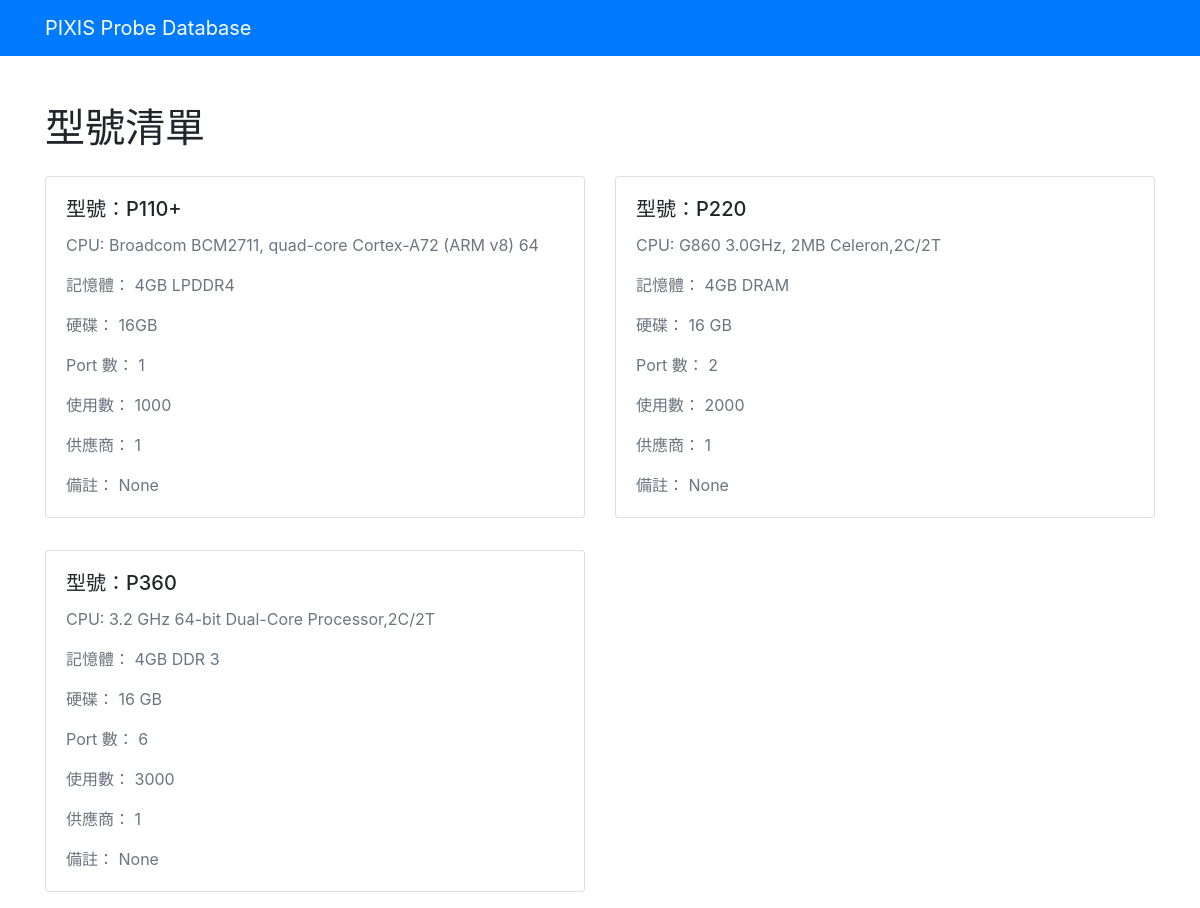
Before: /Probes/Models with the older database file.
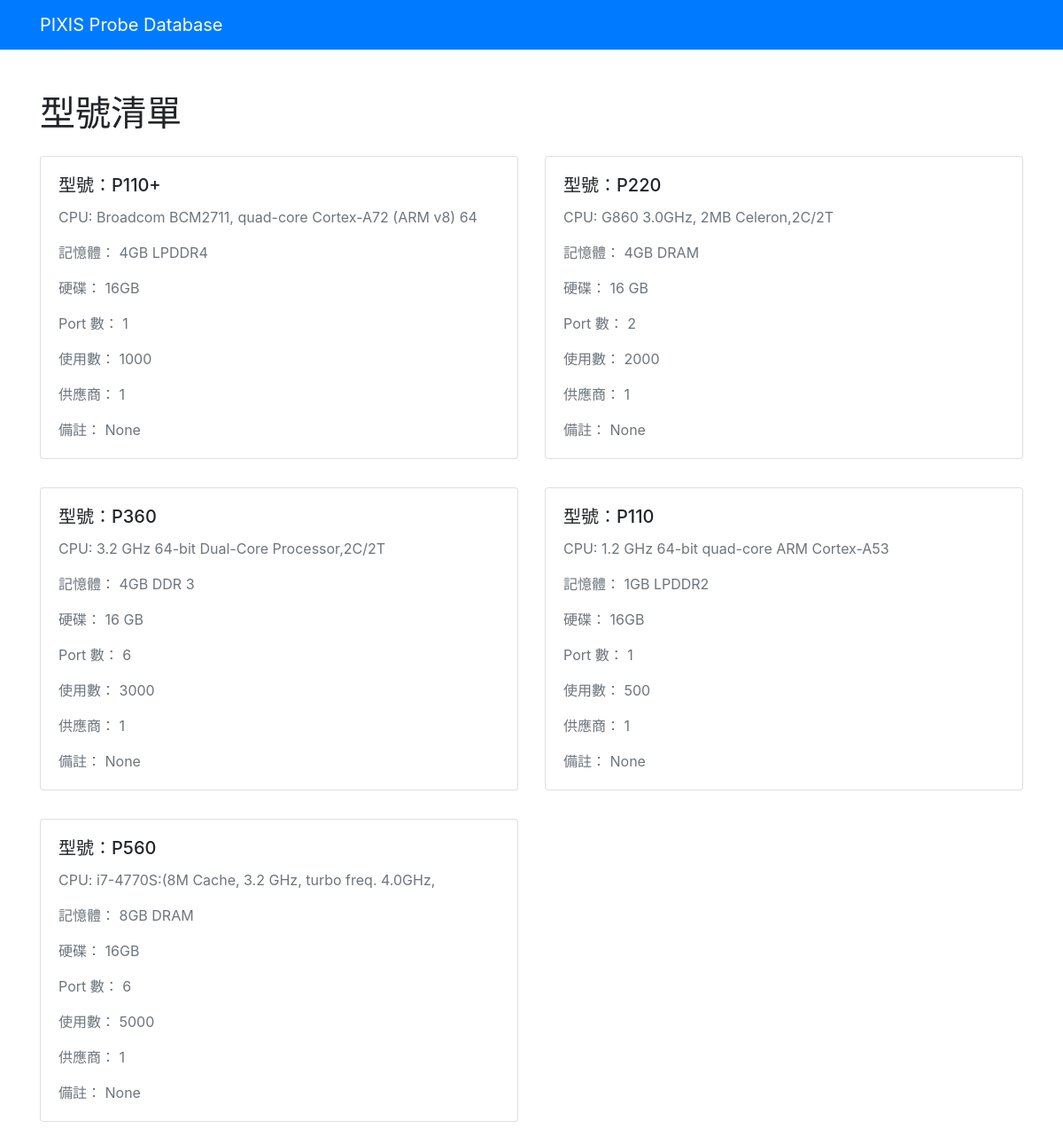
After: the same page with the newer database file.
### Probe/models.py (models this page shows)
class ProbeModelDetail(models.Model):
    ModelName = models.CharField(max_length=20)
    PortCount = models.IntegerField()
    CPU = models.CharField(max_length=50)
    Memony = models.CharField(max_length=50)
    HDD = models.CharField(max_length=50)
    Provider = models.IntegerField()
    UsedCount = models.IntegerField()
    Note = models.CharField(max_length=200,null=True,blank=True)

### Probe/views.py (the view)
# urls.py: path('Models', views.ProbeModelListView.as_view()),
class ProbeModelListView(generic.ListView):
    model = ProbeModelDetail
    template_name = 'Probe/templates/Probe_model_list.html'

### Probe/templates/Probe_model_list.html
{% extends 'base.html' %}
{% block body %}
<div class="container mt-5">
  <h1>型號清單</h1>
  <div class="row">
    {% for probemodel in object_list %}
<div class="col-md-6">
      <div class="card my-3">
        <div class="card-body">
          <h5 class="card-title">型號：{{ probemodel.ModelName }}</h5>
          <p class="card-text text-muted">CPU: {{ probemodel.CPU }}</p>
          <p class="card-text text-muted">記憶體： {{ probemodel.Memony }}</p>
          <p class="card-text text-muted">硬碟： {{ probemodel.HDD }}</p>
          <p class="card-text text-muted">Port 數： {{ probemodel.PortCount }}</p>
          <p class="card-text text-muted">使用數： {{ probemodel.UsedCount }}</p>
          <p class="card-text text-muted">供應商： {{ probemodel.Provider }}</p>
          <p class="card-text text-muted">備註： {{ probemodel.Note }}</p>
        </div>
      </div>
    </div>
    {% endfor %}
  </div>
</div>
{% endblock %}

### post/templates/base.html (shortened to what this page needs)
<!DOCTYPE html>
<html lang="en">
  <head>
    <link
      rel="stylesheet"
      href="https://stackpath.bootstrapcdn.com/bootstrap/4.5.2/css/bootstrap.min.css"
    />
  </head>
  <body>
    <nav class="navbar navbar-expand-lg navbar-dark bg-primary">
      <div class="container">
        <a class="navbar-brand" href="/">PIXIS Probe Database</a>
      </div>
    </nav>
    {% block body %}{% endblock %}
  </body>
</html>

Changed rows visible on the page:
added ProbeModelDetail: ModelName "P110", CPU "1.2 GHz 64-bit quad-core ARM Cortex-A53", Memony "1GB LPDDR2", HDD "16GB", PortCount "1", UsedCount "500", Provider "1", Note "None"
added ProbeModelDetail: ModelName "P560", CPU "i7-4770S:(8M Cache, 3.2 GHz, turbo freq. 4.0GHz,", Memony "8GB DRAM", HDD "16GB", PortCount "6", UsedCount "5000", Provider "1", Note "None"
